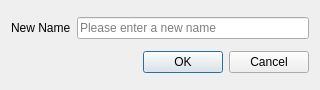
<?xml version="1.0" encoding="UTF-8"?>
<ui version="4.0">
 <class>renameDialog</class>
 <widget class="QDialog" name="renameDialog">
  <property name="geometry">
   <rect>
    <x>0</x>
    <y>0</y>
    <width>320</width>
    <height>90</height>
   </rect>
  </property>
  <property name="windowTitle">
   <string>Rename</string>
  </property>
  <layout class="QVBoxLayout" name="verticalLayout">
   <item>
    <layout class="QHBoxLayout" name="horizontalLayout">
     <item>
      <widget class="QLabel" name="label">
       <property name="text">
        <string>New Name</string>
       </property>
      </widget>
     </item>
     <item>
      <widget class="QLineEdit" name="newNameLe">
       <property name="placeholderText">
        <string>Please enter a new name</string>
       </property>
      </widget>
     </item>
    </layout>
   </item>
   <item>
    <widget class="QDialogButtonBox" name="buttonBox">
     <property name="orientation">
      <enum>Qt::Orientation::Horizontal</enum>
     </property>
     <property name="standardButtons">
      <set>QDialogButtonBox::StandardButton::Cancel|QDialogButtonBox::StandardButton::Ok</set>
     </property>
    </widget>
   </item>
  </layout>
 </widget>
 <resources/>
 <connections>
  <connection>
   <sender>buttonBox</sender>
   <signal>accepted()</signal>
   <receiver>renameDialog</receiver>
   <slot>accept()</slot>
   <hints>
    <hint type="sourcelabel">
     <x>248</x>
     <y>254</y>
    </hint>
    <hint type="destinationlabel">
     <x>157</x>
     <y>274</y>
    </hint>
   </hints>
  </connection>
  <connection>
   <sender>buttonBox</sender>
   <signal>rejected()</signal>
   <receiver>renameDialog</receiver>
   <slot>reject()</slot>
   <hints>
    <hint type="sourcelabel">
     <x>316</x>
     <y>260</y>
    </hint>
    <hint type="destinationlabel">
     <x>286</x>
     <y>274</y>
    </hint>
   </hints>
  </connection>
 </connections>
</ui>
